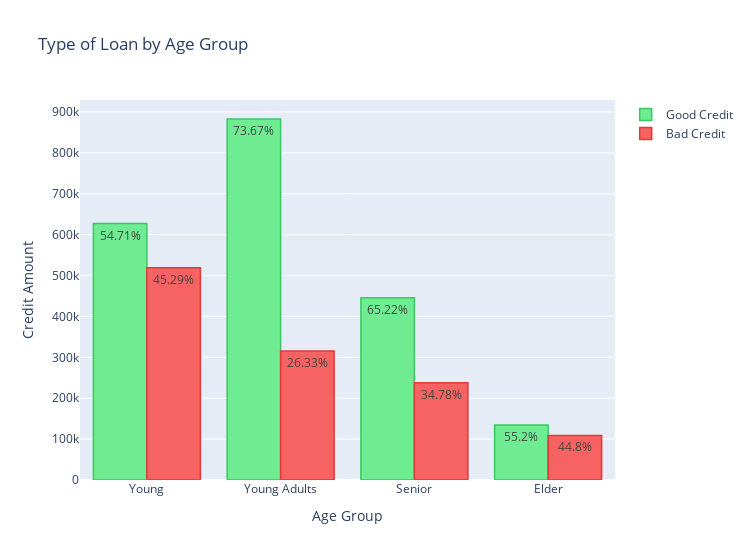

This figure's notebook cell:
### Code cell
# finding loans by age group and by the level of risk and plot them in a bar chart.

# Age Group Segments
young_good = df['Credit_amount'].loc[(df['Age_Group'] == 'Young') & (df['Risk'] == 'good')].sum()
young_bad = df['Credit_amount'].loc[(df['Age_Group'] == 'Young') & (df['Risk'] == 'bad')].sum()
young_adult_good = df['Credit_amount'].loc[(df['Age_Group'] == 'Young Adults') & (df['Risk'] == 'good')].sum()
young_adult_bad = df['Credit_amount'].loc[(df['Age_Group'] == 'Young Adults') & (df['Risk'] == 'bad')].sum()
senior_good = df['Credit_amount'].loc[(df['Age_Group'] == 'Senior') & (df['Risk'] == 'good')].sum()
senior_bad = df['Credit_amount'].loc[(df['Age_Group'] == 'Senior') & (df['Risk'] == 'bad')].sum()
elder_good = df['Credit_amount'].loc[(df['Age_Group'] == 'Elder') & (df['Risk'] == 'good')].sum()
elder_bad = df['Credit_amount'].loc[(df['Age_Group'] == 'Elder') & (df['Risk'] == 'bad')].sum()

# Percents
young_good_p = young_good/(young_good + young_bad) * 100
young_bad_p = young_bad/(young_good + young_bad) * 100
young_adult_good_p = young_adult_good/(young_adult_good + young_adult_bad) * 100
young_adult_bad_p = young_adult_bad/(young_adult_good + young_adult_bad) * 100
senior_good_p = senior_good/(senior_good + senior_bad) * 100
senior_bad_p =  senior_bad/(senior_good + senior_bad) * 100
elder_good_p = elder_good/(elder_good + elder_bad) * 100
elder_bad_p = elder_bad/(elder_good + elder_bad) * 100

# Round Percents
young_good_p = str(round(young_good_p, 2))
young_bad_p = str(round(young_bad_p, 2))
young_adult_good_p = str(round(young_adult_good_p, 2))
young_adult_bad_p = str(round(young_adult_bad_p, 2))
senior_good_p = str(round(senior_good_p, 2))
senior_bad_p = str(round(senior_bad_p, 2))
elder_good_p = str(round(elder_good_p, 2))
elder_bad_p = str(round(elder_bad_p, 2))



x = ["Young", "Young Adults", "Senior", "Elder"]

good_loans = go.Bar(
    x=x,
    y=[young_good, young_adult_good, senior_good, elder_good],
    name="Good Credit",
    text=[young_good_p + '%', young_adult_good_p + '%', senior_good_p + '%', elder_good_p + '%'],
    textposition = 'auto',
    marker=dict(
        color='rgb(111, 235, 146)',
        line=dict(
            color='rgb(60, 199, 100)',
            width=1.5),
        ),
    
)

bad_loans =  go.Bar(
    x=x,
    y=[young_bad, young_adult_bad, senior_bad, elder_bad],
    name="Bad Credit",
    text=[young_bad_p + '%', young_adult_bad_p + '%', senior_bad_p + '%', elder_bad_p + '%'],
    textposition = 'auto',
    marker=dict(
        color='rgb(247, 98, 98)',
        line=dict(
            color='rgb(225, 56, 56)',
            width=1.5),
        ),
    
)

data = [good_loans, bad_loans]

layout = dict(
    title="Type of Loan by Age Group", 
    xaxis = dict(title="Age Group"),
    yaxis= dict(title="Credit Amount"),
    width = 750
)

fig = dict(data=data, layout=layout)

iplot(fig, filename='grouped-bar-direct-labels')

### Figure 1 — Plotly figure (JSON) as saved in the notebook; plotly's stock layout.template omitted (floating-point values rounded to 4 significant figures)
{"data": [{"marker": {"color": "rgb(111, 235, 146)", "line": {"color": "rgb(60, 199, 100)", "width": 1.5}}, "name": "Good Credit", "text": ["54.71%", "73.67%", "65.22%", "55.2%"], "textposition": "auto", "type": "bar", "x": ["Young", "Young Adults", "Senior", "Elder"], "y": [626955, 882725, 445690, 134450]}, {"marker": {"color": "rgb(247, 98, 98)", "line": {"color": "rgb(225, 56, 56)", "width": 1.5}}, "name": "Bad Credit", "text": ["45.29%", "26.33%", "34.78%", "44.8%"], "textposition": "auto", "type": "bar", "x": ["Young", "Young Adults", "Senior", "Elder"], "y": [519060, 315569, 237698, 109111]}], "layout": {"title": {"text": "Type of Loan by Age Group"}, "width": 750, "xaxis": {"title": {"text": "Age Group"}}, "yaxis": {"title": {"text": "Credit Amount"}}}}
